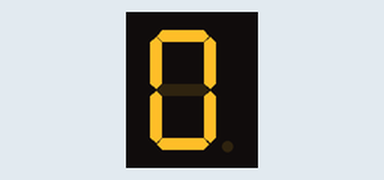
Bench run of a sketch on a simulated Arduino Uno, built with avr-gcc and run on an emulated ATmega328P. On the bench: 1-digit seven-segment display. Wiring (inferred from the names in the program): 1-digit 7-segment display, segments lit when HIGH: segments pin 7, pin 6, pin 5, pin 10, pin 11, pin 8, pin 9, pin 4. The segment pins are drawn as the display they are named for.

Above: at 0.1 s.
At 5.1 s:
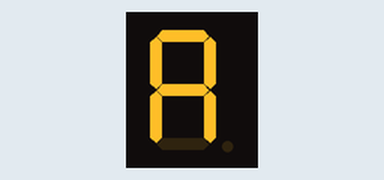
At 6.1 s:
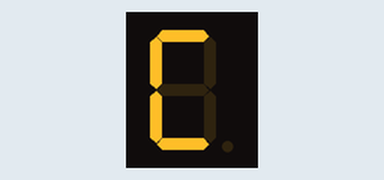
At 6.6 s:
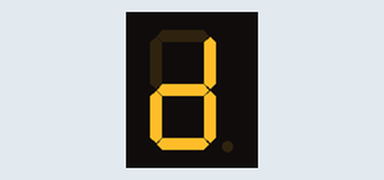
At 7.1 s:
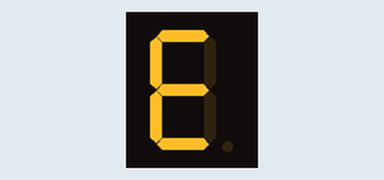
At 7.6 s:
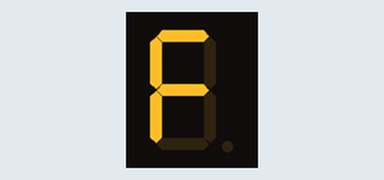

The sketch:

sevenseg.ino
```cpp
// Seven-segment display to display numbers in order.

// Circuit follows usual seven-segment display pinout. From left to right:
// Top: 9 8 Ground 7 6
// Bottom: 11 10 Ground 5 4
// Use 220 ohm resistors for each line.

// Set pin control to digital I/O
// Represents A, B, C, D, E, F, G, DP bars on display
byte pins[8] = {7, 6, 5, 10, 11, 8, 9, 4};

boolean seg_table[16][8] =      // Display encodings (DP unused)
  {{1, 1, 1, 1, 1, 1, 0, 0}, // 0
   {0, 1, 1, 0, 0, 0, 0, 0}, // 1
   {1, 1, 0, 1, 1, 0, 1, 0}, // 2
   {1, 1, 1, 1, 0, 0, 1, 0}, // 3
   {0, 1, 1, 0, 0, 1, 1, 0}, // 4
   {1, 0, 1, 1, 0, 1, 1, 0}, // 5
   {1, 0, 1, 1, 1, 1, 1, 0}, // 6
   {1, 1, 1, 0, 0, 0, 0, 0}, // 7
   {1, 1, 1, 1, 1, 1, 1, 0}, // 8
   {1, 1, 1, 1, 0, 1, 1, 0}, // 9
   {1, 1, 1, 0, 1, 1, 1, 0}, // A
   {0, 0, 1, 1, 1, 1, 1, 0}, // b
   {1, 0, 0, 1, 1, 1, 0, 0}, // C
   {0, 1, 1, 1, 1, 0, 1, 0}, // d
   {1, 0, 0, 1, 1, 1, 1, 0}, // E
   {1, 0, 0, 0, 1, 1, 1, 0}};// F

void display_num(byte num)
{
  // Display number based on pinout and display encoding table
  for (int i=0; i<8; i++)
  {
    digitalWrite(pins[i], seg_table[num][i]);
  }
}

void setup()
{
  // Enable pin output
  for (int p=4; p<=11; p++)
  {
    pinMode(p, OUTPUT);
  }
}

void cycle()
{
  // Cycle through the numbers
  for (int i=0; i<16; i++)
  {
    display_num(i);
    delay(500);
  }
}

void looper()
{
  // Lights up segments in a fast clockwise loop
  // Endless variations: switch direction, figure 8 loop, etc.
  for (int i=0; i<6; i++)
  {
    for (int j=0; j<6; j++)
    {
      if (j==i) digitalWrite(pins[j], HIGH);
      else digitalWrite(pins[j], LOW);
    }
    delay(50);
  }
}
void loop()
{
  cycle();
  //looper();
}
```

Measured:
- by itself, everything shown: repeats every 8.0 s, in 16 steps
- what the display in image 1 shows lasts 0.5 s, from 5.0 s to 5.5 s
